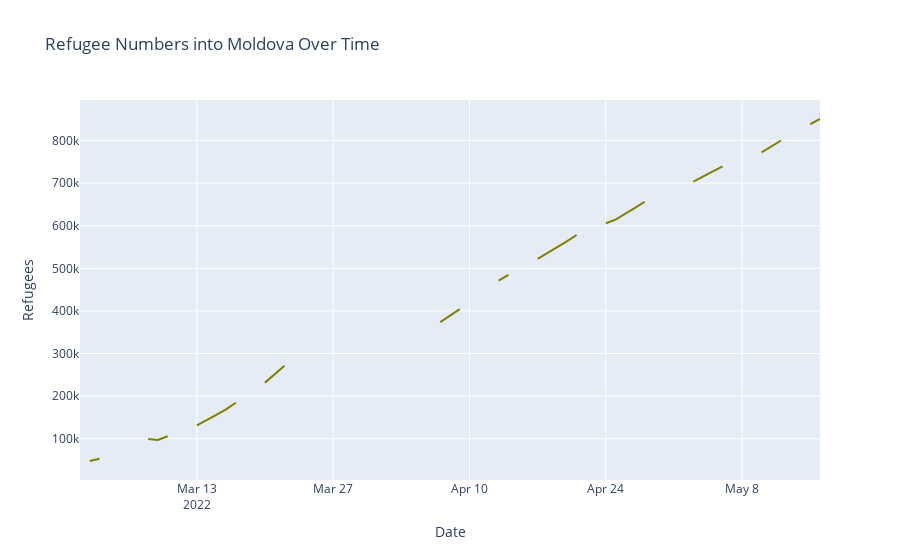

Here is the notebook cell this chart was saved with:
### Code cell
fig5 = px.line(russian_federation_df, x='Date', y='Russian Federation', title='Refugee Numbers into Moldova Over Time')
fig5.update_traces(line_color='olive')
fig5.update_layout(yaxis_title="Refugees")
fig5.show()

### Figure 1 — Plotly figure (JSON) as saved in the notebook; plotly's stock layout.template omitted (floating-point values rounded to 4 significant figures)
{"data": [{"hovertemplate": "Date=%{x}<br>Russian Federation=%{y}<extra></extra>", "legendgroup": "", "line": {"color": "olive", "dash": "solid"}, "marker": {"symbol": "circle"}, "mode": "lines", "name": "", "orientation": "v", "showlegend": false, "type": "scatter", "x": ["2022-03-01", "2022-03-02", "2022-03-03", "2022-03-04", "2022-03-05", "2022-03-06", "2022-03-07", "2022-03-08", "2022-03-09", "2022-03-10", "2022-03-11", "2022-03-12", "2022-03-13", "2022-03-14", "2022-03-15", "2022-03-16", "2022-03-17", "2022-03-18", "2022-03-19", "2022-03-20", "2022-03-21", "2022-03-22", "2022-03-23", "2022-03-24", "2022-03-25", "2022-03-26", "2022-03-27", "2022-03-29", "2022-03-30", "2022-03-31", "2022-04-01", "2022-04-02", "2022-04-03", "2022-04-04", "2022-04-05", "2022-04-06", "2022-04-07", "2022-04-08", "2022-04-09", "2022-04-10", "2022-04-11", "2022-04-12", "2022-04-13", "2022-04-14", "2022-04-15", "2022-04-16", "2022-04-17", "2022-04-18", "2022-04-19", "2022-04-20", "2022-04-21", "2022-04-22", "2022-04-23", "2022-04-24", "2022-04-25", "2022-04-27", "2022-04-28", "2022-04-29", "2022-04-30", "2022-05-01", "2022-05-02", "2022-05-03", "2022-05-04", "2022-05-05", "2022-05-06", "2022-05-08", "2022-05-09", "2022-05-10", "2022-05-11", "2022-05-12", "2022-05-13", "2022-05-15", "2022-05-16"], "xaxis": "x", "y": [null, 47800, 53300, null, null, null, null, "99300", "97098", "105897", null, null, 131365, 142994, 155841, 168858, "184563", null, null, 231764, 252376, 271254, null, null, null, null, null, 350632, null, null, null, null, null, null, null, null, 373589, "389845", "404418", null, 433083, null, 471014, 484725, null, null, 522404, 535842, 549805, 563266, 578255, null, null, "605815", 614318, 641752, 656381, null, "681156", null, null, 703523, "714713", 727712, "739418", null, null, 772121, 785348, "800104", null, "838434", 850534], "yaxis": "y"}], "layout": {"legend": {"tracegroupgap": 0}, "title": {"text": "Refugee Numbers into Moldova Over Time"}, "xaxis": {"anchor": "y", "domain": [0, 1], "title": {"text": "Date"}}, "yaxis": {"anchor": "x", "domain": [0, 1], "title": {"text": "Refugees"}}}}
